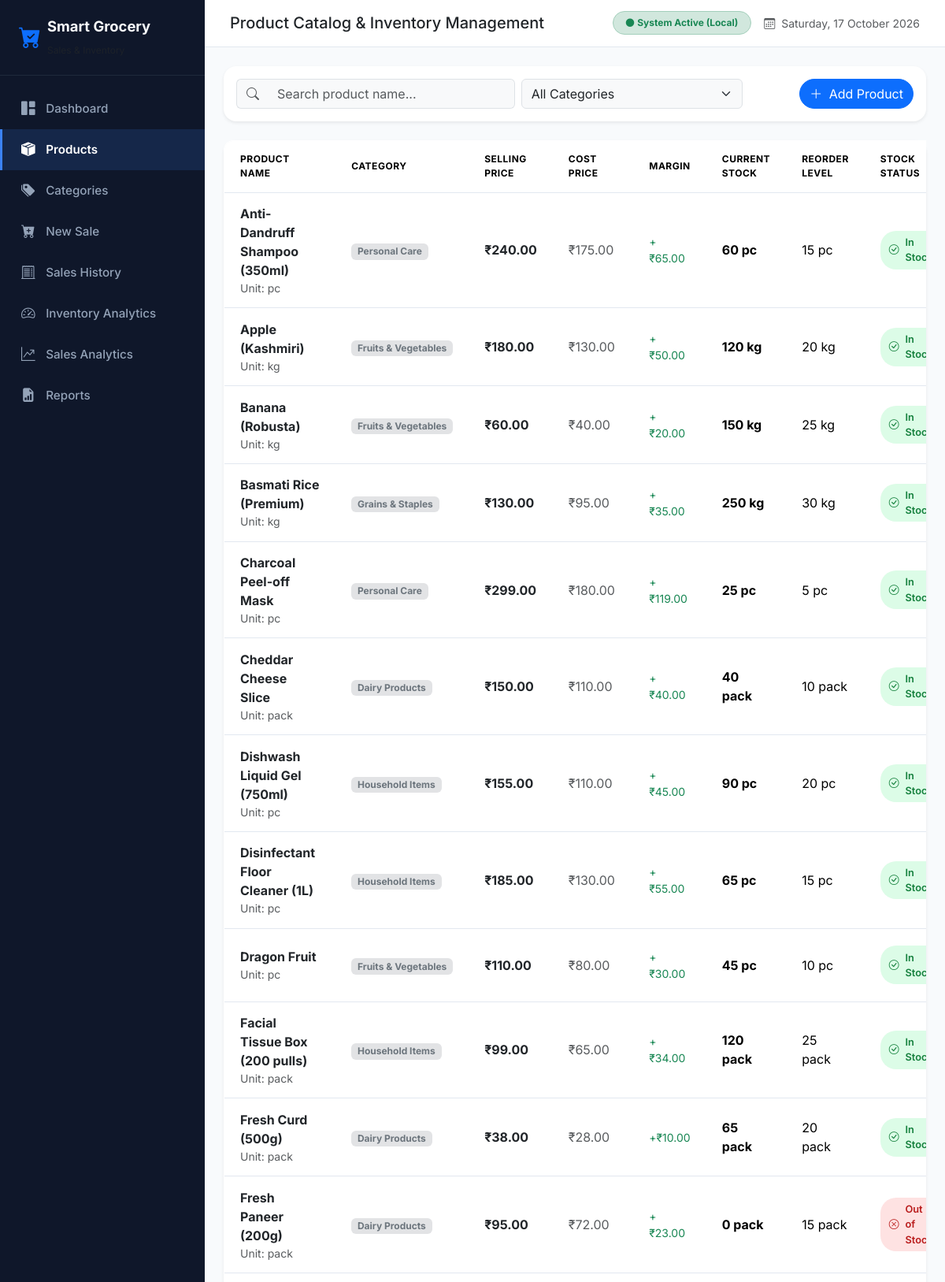
Screenshot of /products/ (upper part) with the database file from the repository.
### models/product.py (models this page shows, shortened)
class Product(db.Model):
    __tablename__ = 'products'
    id = db.Column(db.Integer, primary_key=True)
    product_name = db.Column(db.String(150), nullable=False)
    category_id = db.Column(db.Integer, db.ForeignKey('categories.id'), nullable=False)
    unit = db.Column(db.String(50), nullable=False, default='pc')
    selling_price = db.Column(db.Float, nullable=False)
    cost_price = db.Column(db.Float, nullable=False)
    stock_quantity = db.Column(db.Integer, nullable=False, default=0)
    reorder_level = db.Column(db.Integer, nullable=False, default=10)
    supplier_name = db.Column(db.String(150), nullable=True)
    created_at = db.Column(db.DateTime, default=datetime.utcnow)
    sale_items = db.relationship('SaleItem', backref='product', lazy=True)
    @property
    def stock_status(self):
        if self.stock_quantity == 0:
            return "Out of Stock"
        elif self.stock_quantity <= self.reorder_level:
            return "Low Stock"
        else:
            return "In Stock"

### models/category.py (models this page shows, shortened)
class Category(db.Model):
    __tablename__ = 'categories'
    id = db.Column(db.Integer, primary_key=True)
    category_name = db.Column(db.String(100), unique=True, nullable=False)
    products = db.relationship('Product', backref='category', lazy=True, cascade="all, delete-orphan")

### routes/products.py (the view)
@products_bp.route('/')
def list_products():
    search_query = request.args.get('search', '').strip()
    category_filter = request.args.get('category_id', type=int)
    query = Product.query.join(Category)
    if search_query:
        query = query.filter(Product.product_name.ilike(f'%{search_query}%'))
    if category_filter:
        query = query.filter(Product.category_id == category_filter)
    products = query.order_by(Product.product_name.asc()).all()
    categories = Category.query.order_by(Category.category_name.asc()).all()
    return render_template(
        'products.html',
        products=products,
        categories=categories,
        search_query=search_query,
        selected_category=category_filter
    )

### templates/products.html (shortened to what this page needs)
{% extends 'base.html' %}
{% block page_title %}Product Catalog & Inventory Management{% endblock %}
{% block content %}
<div class="card border-0 shadow-sm rounded-4 mb-4">
    <div class="card-body py-3">
        <form method="GET" action="{{ url_for('products.list_products') }}" class="row g-2 align-items-center">
            <div class="col-md-5">
                <div class="input-group">
                    <span class="input-group-text bg-light border-end-0"><i class="bi bi-search text-muted"></i></span>
                    <input type="text" name="search" class="form-control bg-light border-start-0" placeholder="Search product name..." value="{{ search_query }}">
                </div>
            </div>
            <div class="col-md-4">
                <select name="category_id" class="form-select bg-light" onchange="this.form.submit()">
                    <option value="">All Categories</option>
                </select>
            </div>
            <div class="col-md-3 text-end d-flex justify-content-end gap-2">
                <button type="button" class="btn btn-primary rounded-pill" data-bs-toggle="modal" data-bs-target="#addProductModal">
                    <i class="bi bi-plus-lg me-1"></i> Add Product
                </button>
            </div>
        </form>
    </div>
</div>
<div class="card border-0 shadow-sm rounded-4">
    <div class="card-body p-0">
        <div class="table-responsive">
            <table class="table table-custom align-middle m-0">
                <thead>
                    <tr>
                        <th>Product Name</th>
                        <th>Category</th>
                        <th>Selling Price</th>
                        <th>Cost Price</th>
                        <th>Margin</th>
                        <th>Current Stock</th>
                        <th>Reorder Level</th>
                        <th>Stock Status</th>
                    </tr>
                </thead>
                <tbody>
                    {% for product in products %}
                    <tr>
                        <td class="fw-bold text-dark">
                            {{ product.product_name }}
                            <small class="d-block text-muted fw-normal">Unit: {{ product.unit }}</small>
                        </td>
                        <td><span class="badge bg-secondary-subtle text-secondary">{{ product.category.category_name }}</span></td>
                        <td class="fw-bold text-dark">{{ product.selling_price | currency }}</td>
                        <td class="text-muted">{{ product.cost_price | currency }}</td>
                        <td class="text-success small">+{{ (product.selling_price - product.cost_price) | currency }}</td>
                        <td class="fw-bold fs-6">{{ product.stock_quantity }} {{ product.unit }}</td>
                        <td>{{ product.reorder_level }} {{ product.unit }}</td>
                        <td>
                            {% if product.stock_status == 'In Stock' %}
                                <span class="badge-in-stock"><i class="bi bi-check-circle me-1"></i> In Stock</span>
                            {% elif product.stock_status == 'Low Stock' %}
                                <span class="badge-low-stock"><i class="bi bi-exclamation-triangle me-1"></i> Low Stock</span>
                            {% else %}
                                <span class="badge-out-of-stock"><i class="bi bi-x-circle me-1"></i> Out of Stock</span>
                            {% endif %}
                        </td>
                    </tr>
                    {% else %}
                    <tr>
                        <td colspan="10" class="text-center py-4 text-muted">No products found matching your search.</td>
                    </tr>
                    {% endfor %}
                </tbody>
            </table>
        </div>
    </div>
</div>
{% endblock %}

### static/css/style.css (style rules this page uses)
:root { --sidebar-bg: #0F172A; --sidebar-hover: #1E293B; --sidebar-active: #3B82F6; --sidebar-text: #94A3B8; --sidebar-text-active: #FFFFFF; --bg-light: #F8FAFC; --card-shadow: 0 4px 6px -1px rgba(0, 0, 0, 0.05), 0 2px 4px -1px rgba(0, 0, 0, 0.03); --card-shadow-hover: 0 10px 15px -3px rgba(0, 0, 0, 0.08), 0 4px 6px -2px rgba(0, 0, 0, 0.04); --purple-primary: #7E22CE; --purple-light: #F3E8FF; }
body { font-family: 'Inter', system-ui, -apple-system, BlinkMacSystemFont, "Segoe UI", Roboto, sans-serif; background-color: var(--bg-light); color: #334155; overflow-x: hidden; }
.badge-in-stock { background-color: #DCFCE7; color: #15803D; font-weight: 600; padding: 0.4em 0.85em; border-radius: 20px; display: inline-flex; align-items: center; gap: 0.25rem; font-size: 0.8rem; }
.badge-out-of-stock { background-color: #FEE2E2; color: #B91C1C; font-weight: 600; padding: 0.4em 0.85em; border-radius: 20px; display: inline-flex; align-items: center; gap: 0.25rem; font-size: 0.8rem; }
.table-custom { background: #FFFFFF; border-radius: 12px; overflow: hidden; border: 1px solid #E2E8F0; box-shadow: var(--card-shadow); }
.table-custom thead { background-color: #F1F5F9; color: #475569; font-weight: 600; text-transform: uppercase; font-size: 0.75rem; letter-spacing: 0.5px; }
.table-custom th, .table-custom td { padding: 0.9rem 1.25rem; vertical-align: middle; }
.table-custom tbody tr { transition: background-color 0.15s ease; }

### rows the page displays
Product: product_name "Anti-Dandruff Shampoo (350ml)", unit "pc", category.category_name "Personal Care", selling_price "₹240.00", cost_price "₹175.00", (product.selling_price-product.cost_price)|currency "₹65.00", stock_quantity "60", reorder_level "15", shows "In…"
Product: product_name "Apple (Kashmiri)", unit "kg", category.category_name "Fruits & Vegetables", selling_price "₹180.00", cost_price "₹130.00", (product.selling_price-product.cost_price)|currency "₹50.00", stock_quantity "120", reorder_level "20", shows "In…"
Product: product_name "Banana (Robusta)", unit "kg", category.category_name "Fruits & Vegetables", selling_price "₹60.00", cost_price "₹40.00", (product.selling_price-product.cost_price)|currency "₹20.00", stock_quantity "150", reorder_level "25", shows "In…"
Product: product_name "Basmati Rice (Premium)", unit "kg", category.category_name "Grains & Staples", selling_price "₹130.00", cost_price "₹95.00", (product.selling_price-product.cost_price)|currency "₹35.00", stock_quantity "250", reorder_level "30", shows "In…"
Product: product_name "Charcoal Peel-off Mask", unit "pc", category.category_name "Personal Care", selling_price "₹299.00", cost_price "₹180.00", (product.selling_price-product.cost_price)|currency "₹119.00", stock_quantity "25", reorder_level "5", shows "In…"
Product: product_name "Cheddar Cheese Slice", unit "pack", category.category_name "Dairy Products", selling_price "₹150.00", cost_price "₹110.00", (product.selling_price-product.cost_price)|currency "₹40.00", stock_quantity "40", reorder_level "10", shows "In…"
Product: product_name "Dishwash Liquid Gel (750ml)", unit "pc", category.category_name "Household Items", selling_price "₹155.00", cost_price "₹110.00", (product.selling_price-product.cost_price)|currency "₹45.00", stock_quantity "90", reorder_level "20", shows "In…"
Product: product_name "Disinfectant Floor Cleaner (1L)", unit "pc", category.category_name "Household Items", selling_price "₹185.00", cost_price "₹130.00", (product.selling_price-product.cost_price)|currency "₹55.00", stock_quantity "65", reorder_level "15", shows "In…"
Product: product_name "Dragon Fruit", unit "pc", category.category_name "Fruits & Vegetables", selling_price "₹110.00", cost_price "₹80.00", (product.selling_price-product.cost_price)|currency "₹30.00", stock_quantity "45", reorder_level "10", shows "In…"
Product: product_name "Facial Tissue Box (200 pulls)", unit "pack", category.category_name "Household Items", selling_price "₹99.00", cost_price "₹65.00", (product.selling_price-product.cost_price)|currency "₹34.00", stock_quantity "120", reorder_level "25", shows "In…"
Product: product_name "Fresh Curd (500g)", unit "pack", category.category_name "Dairy Products", selling_price "₹38.00", cost_price "₹28.00", (product.selling_price-product.cost_price)|currency "₹10.00", stock_quantity "65", reorder_level "20", shows "In…"
Product: product_name "Fresh Paneer (200g)", unit "pack", category.category_name "Dairy Products", selling_price "₹95.00", cost_price "₹72.00", (product.selling_price-product.cost_price)|currency "₹23.00", stock_quantity "0", reorder_level "15", shows "Out of…"
